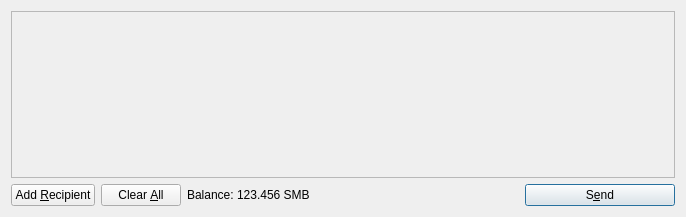
<?xml version="1.0" encoding="UTF-8"?>
<ui version="4.0">
 <class>SendCoinsDialog</class>
 <widget class="QDialog" name="SendCoinsDialog">
  <property name="geometry">
   <rect>
    <x>0</x>
    <y>0</y>
    <width>686</width>
    <height>217</height>
   </rect>
  </property>
  <property name="windowTitle">
   <string>Send Coins</string>
  </property>
  <layout class="QVBoxLayout" name="verticalLayout">
   <item>
    <widget class="QScrollArea" name="scrollArea">
     <property name="widgetResizable">
      <bool>true</bool>
     </property>
     <widget class="QWidget" name="scrollAreaWidgetContents">
      <property name="geometry">
       <rect>
        <x>0</x>
        <y>0</y>
        <width>666</width>
        <height>165</height>
       </rect>
      </property>
      <layout class="QVBoxLayout" name="verticalLayout_2">
       <property name="margin">
        <number>0</number>
       </property>
       <item>
        <layout class="QVBoxLayout" name="entries">
         <property name="spacing">
          <number>6</number>
         </property>
        </layout>
       </item>
       <item>
        <spacer name="verticalSpacer">
         <property name="orientation">
          <enum>Qt::Vertical</enum>
         </property>
         <property name="sizeHint" stdset="0">
          <size>
           <width>20</width>
           <height>40</height>
          </size>
         </property>
        </spacer>
       </item>
      </layout>
     </widget>
    </widget>
   </item>
   <item>
    <layout class="QHBoxLayout" name="horizontalLayout">
     <item>
      <widget class="QPushButton" name="addButton">
       <property name="toolTip">
        <string>Send to multiple recipients at once</string>
       </property>
       <property name="text">
        <string>Add &amp;Recipient</string>
       </property>
       <property name="icon">
        <iconset resource="../bitcoin.qrc">
         <normaloff>:/icons/add</normaloff>:/icons/add</iconset>
       </property>
       <property name="autoDefault">
        <bool>false</bool>
       </property>
      </widget>
     </item>
     <item>
      <widget class="QPushButton" name="clearButton">
       <property name="sizePolicy">
        <sizepolicy hsizetype="Minimum" vsizetype="Fixed">
         <horstretch>0</horstretch>
         <verstretch>0</verstretch>
        </sizepolicy>
       </property>
       <property name="toolTip">
        <string>Remove all transaction fields</string>
       </property>
       <property name="text">
        <string>Clear &amp;All</string>
       </property>
       <property name="icon">
        <iconset resource="../bitcoin.qrc">
         <normaloff>:/icons/remove</normaloff>:/icons/remove</iconset>
       </property>
       <property name="autoRepeatDelay">
        <number>300</number>
       </property>
       <property name="autoDefault">
        <bool>false</bool>
       </property>
      </widget>
     </item>
     <item>
      <layout class="QHBoxLayout" name="horizontalLayout_2">
       <property name="spacing">
        <number>3</number>
       </property>
       <item>
        <widget class="QLabel" name="label">
         <property name="text">
          <string>Balance:</string>
         </property>
        </widget>
       </item>
       <item>
        <widget class="QLabel" name="labelBalance">
         <property name="cursor">
          <cursorShape>IBeamCursor</cursorShape>
         </property>
         <property name="text">
          <string>123.456 SMB</string>
         </property>
         <property name="textInteractionFlags">
          <set>Qt::LinksAccessibleByMouse|Qt::TextSelectableByKeyboard|Qt::TextSelectableByMouse</set>
         </property>
        </widget>
       </item>
      </layout>
     </item>
     <item>
      <spacer name="horizontalSpacer">
       <property name="orientation">
        <enum>Qt::Horizontal</enum>
       </property>
       <property name="sizeHint" stdset="0">
        <size>
         <width>40</width>
         <height>20</height>
        </size>
       </property>
      </spacer>
     </item>
     <item>
      <widget class="QPushButton" name="sendButton">
       <property name="minimumSize">
        <size>
         <width>150</width>
         <height>0</height>
        </size>
       </property>
       <property name="toolTip">
        <string>Confirm the send action</string>
       </property>
       <property name="text">
        <string>S&amp;end</string>
       </property>
       <property name="icon">
        <iconset resource="../bitcoin.qrc">
         <normaloff>:/icons/send</normaloff>:/icons/send</iconset>
       </property>
       <property name="default">
        <bool>true</bool>
       </property>
      </widget>
     </item>
    </layout>
   </item>
  </layout>
 </widget>
 <resources>
  <include location="../bitcoin.qrc"/>
 </resources>
 <connections/>
</ui>
